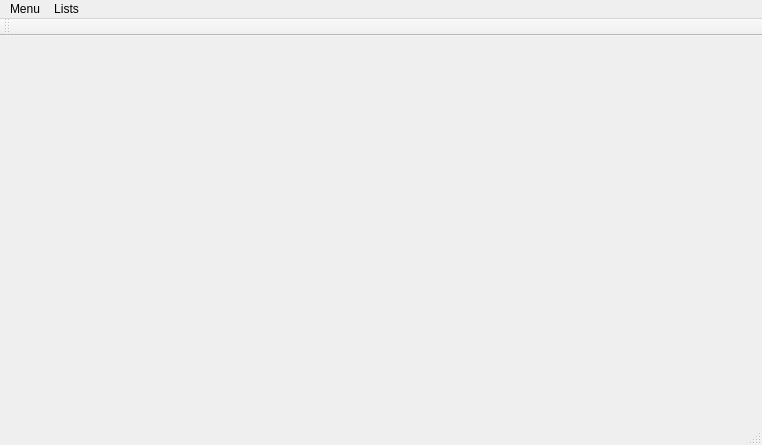
<?xml version="1.0" encoding="UTF-8"?>
<ui version="4.0">
 <class>MainWindow</class>
 <widget class="QMainWindow" name="MainWindow">
  <property name="geometry">
   <rect>
    <x>0</x>
    <y>0</y>
    <width>762</width>
    <height>445</height>
   </rect>
  </property>
  <property name="windowTitle">
   <string>FlashCarder</string>
  </property>
  <widget class="QWidget" name="centralWidget"/>
  <widget class="QMenuBar" name="menuBar">
   <property name="geometry">
    <rect>
     <x>0</x>
     <y>0</y>
     <width>762</width>
     <height>21</height>
    </rect>
   </property>
   <widget class="QMenu" name="menuFlashcarder">
    <property name="title">
     <string>Menu</string>
    </property>
    <widget class="QMenu" name="menuMisc">
     <property name="title">
      <string>misc.</string>
     </property>
     <addaction name="actionEdit_Create_Dict"/>
     <addaction name="actionEdit_Create_Cardlist"/>
     <addaction name="separator"/>
     <addaction name="actionCard_Preview"/>
    </widget>
    <addaction name="actionView_Cards"/>
    <addaction name="separator"/>
    <addaction name="actionEdit_Create_Cardlists"/>
    <addaction name="menuMisc"/>
    <addaction name="separator"/>
    <addaction name="actionChange_Directory"/>
   </widget>
   <widget class="QMenu" name="menuDictionaries">
    <property name="enabled">
     <bool>true</bool>
    </property>
    <property name="title">
     <string>Lists</string>
    </property>
    <addaction name="actionShuffle"/>
    <addaction name="separator"/>
   </widget>
   <addaction name="menuFlashcarder"/>
   <addaction name="menuDictionaries"/>
  </widget>
  <widget class="QToolBar" name="mainToolBar">
   <property name="enabled">
    <bool>true</bool>
   </property>
   <attribute name="toolBarArea">
    <enum>TopToolBarArea</enum>
   </attribute>
   <attribute name="toolBarBreak">
    <bool>false</bool>
   </attribute>
  </widget>
  <widget class="QStatusBar" name="statusBar"/>
  <action name="actionView_Cards">
   <property name="text">
    <string>View Cards</string>
   </property>
   <property name="toolTip">
    <string>View currently selected cards</string>
   </property>
  </action>
  <action name="actionEdit_Create_Dict">
   <property name="text">
    <string>Edit/Create Dict</string>
   </property>
   <property name="toolTip">
    <string>Old style Edit/Create view for dicts</string>
   </property>
  </action>
  <action name="actionCard_Preview">
   <property name="text">
    <string>Card Preview</string>
   </property>
   <property name="toolTip">
    <string>Card Preview for debugging purposes</string>
   </property>
  </action>
  <action name="actionEdit_Create_Cardlist">
   <property name="text">
    <string>Edit/Create Cardlist</string>
   </property>
   <property name="toolTip">
    <string>Old style Edit/Create view for Cardlist</string>
   </property>
  </action>
  <action name="actionChange_Directory">
   <property name="text">
    <string>Change Directory</string>
   </property>
   <property name="toolTip">
    <string>Select directory where cardlists are read from</string>
   </property>
  </action>
  <action name="actionEdit_Create_Cardlists">
   <property name="text">
    <string>Edit/Create Cardlists</string>
   </property>
   <property name="toolTip">
    <string>View for Editing/Creating Cardlists</string>
   </property>
  </action>
  <action name="actionShuffle">
   <property name="checkable">
    <bool>true</bool>
   </property>
   <property name="text">
    <string>Shuffle</string>
   </property>
   <property name="toolTip">
    <string>Shuffle list of currently selected cards</string>
   </property>
  </action>
 </widget>
 <layoutdefault spacing="6" margin="11"/>
 <resources/>
 <connections/>
</ui>
